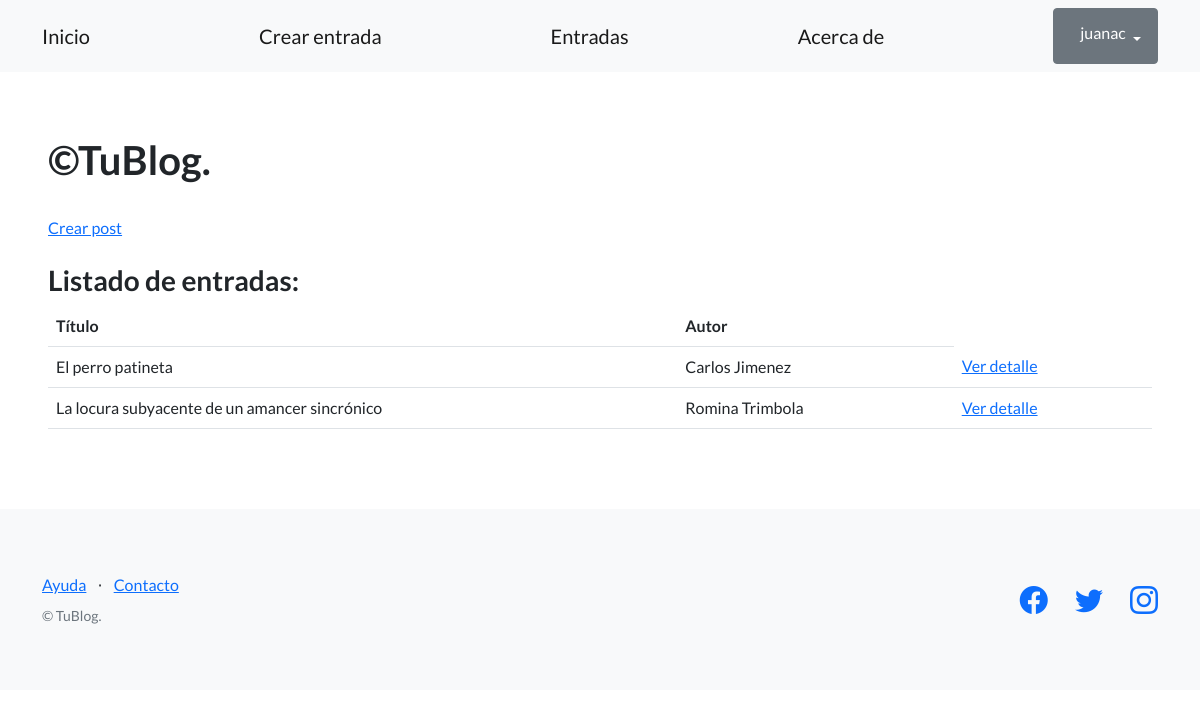
Page /entradas/ (signed in) on the earlier database version.
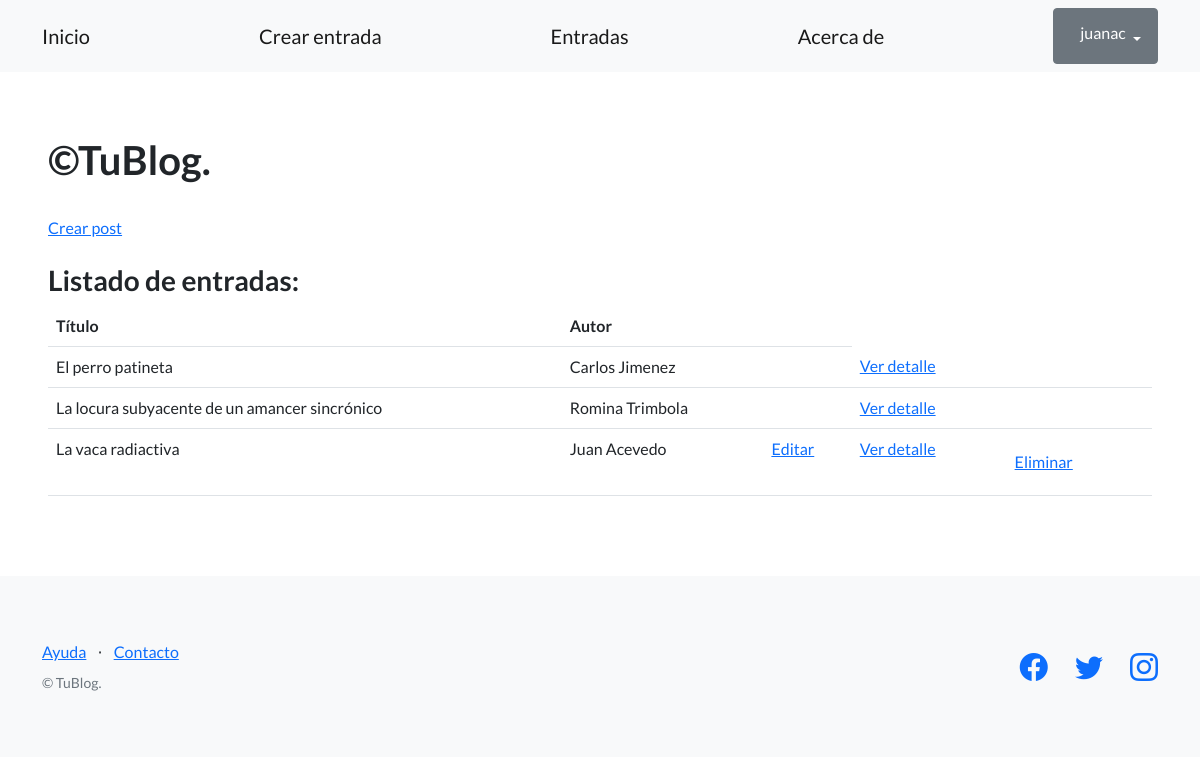
Same page on the later database version.
### control_blog/models.py (models this page shows, shortened)
class Entrada(models.Model):
    titulo = models.CharField(max_length=64, default="ValorPredeterminado")
    autor = models.CharField(max_length=100)
    cuerpo = models.TextField(blank=True)
    fecha_publicacion = models.DateField(auto_now_add=True)
    creador = models.ForeignKey(User, on_delete=models.SET_NULL, null=True)

### blog/views.py (the view)
# urls.py: path("entradas/", listado_entradas, name="entradas"),
def listado_entradas(request):
    contexto = {
        "entrada": Entrada.objects.all(),
    }
    http_response = render(
        request=request,
        template_name='entradas.html',
        context=contexto,
    )
    return http_response

### templates_base/entradas.html (shortened to what this page needs)
{% extends "base.html"%}  {%block contenido %}
<h1>&copy;TuBlog.</h1>
<br />
<a href="{% url 'crear_post'%}">Crear post</a>
<br /><br />
<h3>Listado de entradas:</h3>
<table class="table">
  <tbody>
    <tr>
      <th>Título</th>
      <th>Autor</th>
      <th></th>
    </tr>
    {% for entradas in entrada %}
    <tr>
      <td>{{ entradas.titulo }}</td>
      <td>{{entradas.autor}}</td>
      <td>
        {% if user == entradas.creador %}
        <a href="{% url 'editar_entrada' entradas.titulo%}">Editar</a>
        {% endif %}
      </td>
      <td>
        <a href="{% url 'ver_entrada' titulo=entradas.titulo%}">Ver detalle</a>
      </td>
      <td>
        {% if user == entradas.creador %}
        <form
          action="{% url 'eliminar_entrada' entradas.titulo%}"
          method="post"
        >
          <input type="submit" class="btn btn-link" value="Eliminar" />
        </form>
        {% endif%}
      </td>
    </tr>
    {% endfor %}
  </tbody>
</table>
{%endblock contenido%}

### templates_base/base.html (shortened to what this page needs)
{% load static %}
<!DOCTYPE html>
<html lang="en">
  <head>
    <link
      href="https://cdn.jsdelivr.net/npm/bootstrap-icons@1.5.0/font/bootstrap-icons.css"
      rel="stylesheet"
      type="text/css"
    />
    <link href="{% static 'css/styles.css' %}" rel="stylesheet" />
  </head>
  <body>
    <nav class="navbar navbar-light bg-light static-top">
      <div class="container">
        <a class="navbar-brand" href="{% url 'inicio' %}">Inicio</a>
        <a class="navbar-brand" href="{% url 'crear_post'%}">Crear entrada</a>
        <a class="navbar-brand" href="{% url 'entradas' %}">Entradas</a>
        <a class="navbar-brand" href="{% url 'acerca_de'%}">Acerca de</a>
        {% if user.is_authenticated %}
        <div class="dropdown">
          <button
            class="btn btn-secondary dropdown-toggle"
            type="button"
            id="dropdownMenuButton1"
            data-bs-toggle="dropdown"
            aria-expanded="false"
          >
            <div style="display: inline-flex">
              <span>{{ user.username }}</span>
            </div>
          </button>
        </div>
        {% else %}
        <a class="btn btn-primary" href="{% url 'login'%}">Inicio sesión</a>
        <a class="btn btn-success" href="{% url 'registro'%}">Registro</a>
        {% endif %}
      </div>
    </nav>
    <section style="padding: 4rem 3rem">
      {% block contenido %} {% endblock contenido %}
    </section>
    <footer class="footer bg-light">
      <div class="container">
        <div class="row">
          <div class="col-lg-6 h-100 text-center text-lg-start my-auto">
            <ul class="list-inline mb-2">
              <li class="list-inline-item"><a href="#!">Ayuda</a></li>
              <li class="list-inline-item">⋅</li>
              <li class="list-inline-item"><a href="#!">Contacto</a></li>
            </ul>
            <p class="text-muted small mb-4 mb-lg-0">&copy; TuBlog.</p>
          </div>
          <div class="col-lg-6 h-100 text-center text-lg-end my-auto">
            <ul class="list-inline mb-0">
              <li class="list-inline-item me-4">
                <a href="https://www.facebook.com/Tublog"
                  ><i class="bi-facebook fs-3"></i
                ></a>
              </li>
              <li class="list-inline-item me-4">
                <a href="https://twitter.com/TuBlog"
                  ><i class="bi-twitter fs-3"></i
                ></a>
              </li>
              <li class="list-inline-item">
                <a href="https://www.instagram.com/Tublog"
                  ><i class="bi-instagram fs-3"></i
                ></a>
              </li>
            </ul>
          </div>
        </div>
      </div>
    </footer>
  </body>
</html>

Differences in the rows shown:
added Entrada: titulo "La vaca radiactiva", autor "Juan Acevedo", shows "Editar"
